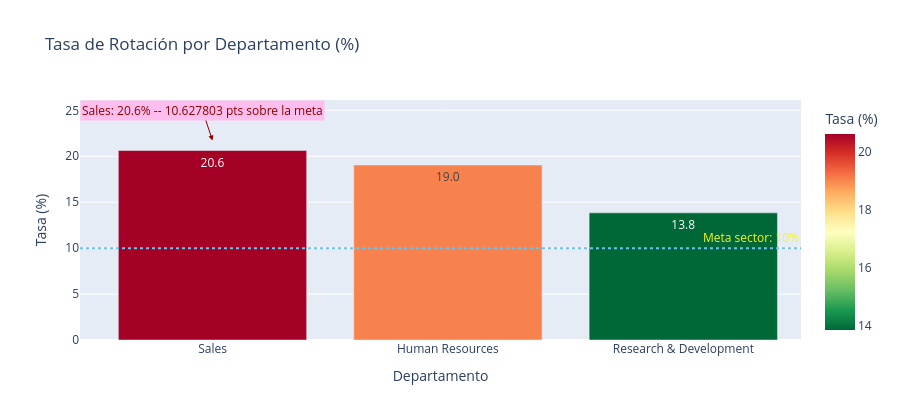
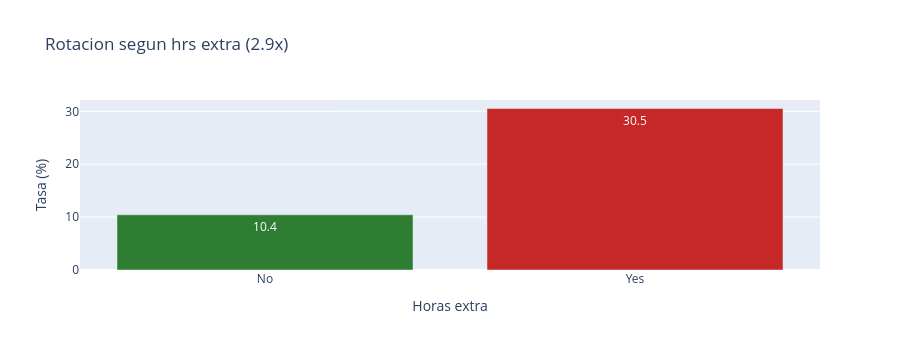

Notebook code cell kept with these figures, in order:
### Markdown cell above
## ✏️ TU TURNO — Presentacion de 5 minutos

**Pasos:**
1. Ejecuta la celda de numeros — obtén tus datos reales
2. Lee el guion y personaliza los valores entre corchetes
3. Genera el documento Word de conclusiones
4. Ensaya el guion en voz alta — cronometrate
5. Ajusta lo que no quede claro al escucharlo

### Code cell
# PASO 1 — Calcular los numeros reales del dashboard para llenar el guion
import pandas as pd
import numpy as np
import plotly.express as px

df = pd.read_csv('../hr_ibm.csv')

total = len(df)
rotaron = (df['Attrition'] == 'Yes').sum()
tasa_global = rotaron / total * 100
sal_promedio = df['MonthlyIncome'].mean()
costo_renuncia = sal_promedio * 1.5 * 12

rot_depto = df.groupby('Department')['Attrition'].apply(
    lambda x : (x=='Yes').mean()*100
)

depto_critico = rot_depto.idxmax()
tasa_critica = rot_depto.max()

tasa_prom_dep = rot_depto.mean()

ratio_critico = tasa_critica / tasa_prom_dep

rot_ot = df.groupby('OverTime')['Attrition'].apply(
    lambda x : (x=='Yes').mean()*100
)

ratio_ot = rot_ot.get('Yes', 0) / max(rot_ot.get('No', 1), 0.01)


def calcular_score(df):
    d = df.copy()
    d['n_overtime'] = (d['OverTime'] == 'Yes').astype(int)*100
    d['n_jobsat'] = (4 - d['JobSatisfaction']) / 3 * 100
    d['n_years'] = ((3 - d['YearsAtCompany'])/3 * 100).clip(0,100)
    d['n_wlb'] = (4 - d['WorkLifeBalance']) / 3 * 100
    d['n_envsat'] = (4 - d['EnvironmentSatisfaction'])/3 * 100

    d['score_riesgo'] = (
        d['n_overtime']*0.30 + d['n_jobsat']*0.25 + d['n_years']*0.20 + d['n_wlb']*0.15 + d['n_envsat']*0.10
     ).round(1)

    d['nivel_riesgo'] = pd.cut(d['score_riesgo'], bins=[0, 39,69,100], labels=['Bajo', 'Medio', 'Alto'], include_lowest=True)
    return d

df_s = calcular_score(df)
top3 = df_s.nlargest(3, 'score_riesgo')[['JobRole', 'Department', 'score_riesgo']]
n_alto = (df_s['score_riesgo'] > 70).sum()

print("Para el guión que se va a presentar o a entregar")
print(f"Total: {total:,} colaboradores")
print(f"Rotaron: {rotaron} personas ({tasa_global:.1f}%)")
print(f"Depto Critico : {depto_critico} ({tasa_critica:.1f}%)")
print(f"VS Promedio de Deptos: {tasa_prom_dep:.1f}% ({ratio_critico:.1f} x mayor)")
print(f"Razon de Tiempo Extra Si: {ratio_ot:.1f} x mas rotación")
print(f"Salario Promedio: ${sal_promedio:,.0f}/mes")
print(f"Empleados riesgo alto : {n_alto}")
print()
print("Top de 3 empleados en riesgo")
print(top3.to_string(index=False))


print("Grafica de Rotación por Departamento")

df_dep = rot_depto.reset_index()
df_dep.columns = ['Department', 'Tasa_rotacion']
df_dep = df_dep.sort_values('Tasa_rotacion', ascending=False)

# Anotacion 1: linea de referencia del sector
fig_con = px.bar(df_dep, x='Department', y='Tasa_rotacion',
                 title='Tasa de Rotación por Departamento (%)', 
                 color='Tasa_rotacion', text_auto='.1f', color_continuous_scale='RdYlGn_r',
                 labels={'Tasa_rotacion': 'Tasa (%)' , 'Department': 'Departamento'})

fig_con.add_hline(y=10, line_dash='dot', line_color="#70C1E9", line_width=2,
                  annotation_text='Meta sector: 10%',
                  annotation_position='top right',
                  annotation_font_color='#F5F717', annotation_font_size=12)


# Anotacion 2: etiqueta sobre la barra critica
fig_con.add_annotation(
    x=depto_critico, y=tasa_critica,
    text=f'{depto_critico}: {tasa_critica:.1f}% -- {tasa_critica-10:-1f} pts sobre la meta',
    showarrow=True, arrowhead=2, arrowcolor='#8B0000', bgcolor='#FFBEEE', 
    font=dict(color='#8B0000', size=12), yshift=10
)


fig_con.update_layout(height=420, showlegend=False)
fig_con.show()


print("Grafica 2 Impacto de las Horas Extra en la Rotación")

df_ot = rot_ot.reset_index()
df_ot.columns = ['OverTime', 'Tasa_rotacion']

fig_ot = px.bar(
    df_ot, x='OverTime', y='Tasa_rotacion',
    title=f'Rotacion segun hrs extra ({ratio_ot:.1f}x)',
    labels={'Tasa_rotacion':'Tasa (%)', 'OverTime': 'Horas extra'},
    color='OverTime',
    color_discrete_map={'Yes': '#C62828', 'No': '#2E7D32'},
    text_auto='.1f'
)
fig_ot.update_layout(height=350, showlegend=False)
fig_ot.show()

### Figure 1 — Plotly figure (JSON) as saved in the notebook; plotly's stock layout.template omitted (floating-point values rounded to 4 significant figures)
{"data": [{"alignmentgroup": "True", "hovertemplate": "Departamento=%{x}<br>Tasa (%)=%{marker.color}<extra></extra>", "legendgroup": "", "marker": {"color": [20.63, 19.05, 13.84], "coloraxis": "coloraxis", "pattern": {"shape": ""}}, "name": "", "offsetgroup": "", "orientation": "v", "showlegend": false, "textposition": "auto", "texttemplate": "%{y:.1f}", "type": "bar", "x": ["Sales", "Human Resources", "Research & Development"], "xaxis": "x", "y": [20.63, 19.05, 13.84], "yaxis": "y"}], "layout": {"annotations": [{"font": {"color": "#F5F717", "size": 12}, "showarrow": false, "text": "Meta sector: 10%", "x": 1, "xanchor": "right", "xref": "x domain", "y": 10, "yanchor": "bottom", "yref": "y"}, {"arrowcolor": "#8B0000", "arrowhead": 2, "bgcolor": "#FFBEEE", "font": {"color": "#8B0000", "size": 12}, "showarrow": true, "text": "Sales: 20.6% -- 10.627803 pts sobre la meta", "x": "Sales", "y": 20.63, "yshift": 10}], "barmode": "relative", "coloraxis": {"colorbar": {"title": {"text": "Tasa (%)"}}, "colorscale": [[0, "rgb(0,104,55)"], [0.1, "rgb(26,152,80)"], [0.2, "rgb(102,189,99)"], [0.3, "rgb(166,217,106)"], [0.4, "rgb(217,239,139)"], [0.5, "rgb(255,255,191)"], [0.6, "rgb(254,224,139)"], [0.7, "rgb(253,174,97)"], [0.8, "rgb(244,109,67)"], [0.9, "rgb(215,48,39)"], [1, "rgb(165,0,38)"]]}, "height": 420, "legend": {"tracegroupgap": 0}, "shapes": [{"line": {"color": "#70C1E9", "dash": "dot", "width": 2}, "type": "line", "x0": 0, "x1": 1, "xref": "x domain", "y0": 10, "y1": 10, "yref": "y"}], "showlegend": false, "title": {"text": "Tasa de Rotación por Departamento (%)"}, "xaxis": {"anchor": "y", "domain": [0, 1], "title": {"text": "Departamento"}}, "yaxis": {"anchor": "x", "domain": [0, 1], "title": {"text": "Tasa (%)"}}}}

### Figure 2 — Plotly figure (JSON) as saved in the notebook; plotly's stock layout.template omitted (floating-point values rounded to 4 significant figures)
{"data": [{"alignmentgroup": "True", "hovertemplate": "Horas extra=%{x}<br>Tasa (%)=%{y}<extra></extra>", "legendgroup": "No", "marker": {"color": "#2E7D32", "pattern": {"shape": ""}}, "name": "No", "offsetgroup": "No", "orientation": "v", "showlegend": true, "textposition": "auto", "texttemplate": "%{y:.1f}", "type": "bar", "x": ["No"], "xaxis": "x", "y": [10.44], "yaxis": "y"}, {"alignmentgroup": "True", "hovertemplate": "Horas extra=%{x}<br>Tasa (%)=%{y}<extra></extra>", "legendgroup": "Yes", "marker": {"color": "#C62828", "pattern": {"shape": ""}}, "name": "Yes", "offsetgroup": "Yes", "orientation": "v", "showlegend": true, "textposition": "auto", "texttemplate": "%{y:.1f}", "type": "bar", "x": ["Yes"], "xaxis": "x", "y": [30.53], "yaxis": "y"}], "layout": {"barmode": "relative", "height": 350, "legend": {"title": {"text": "Horas extra"}, "tracegroupgap": 0}, "showlegend": false, "title": {"text": "Rotacion segun hrs extra (2.9x)"}, "xaxis": {"anchor": "y", "categoryarray": ["No", "Yes"], "categoryorder": "array", "domain": [0, 1], "title": {"text": "Horas extra"}}, "yaxis": {"anchor": "x", "domain": [0, 1], "title": {"text": "Tasa (%)"}}}}
